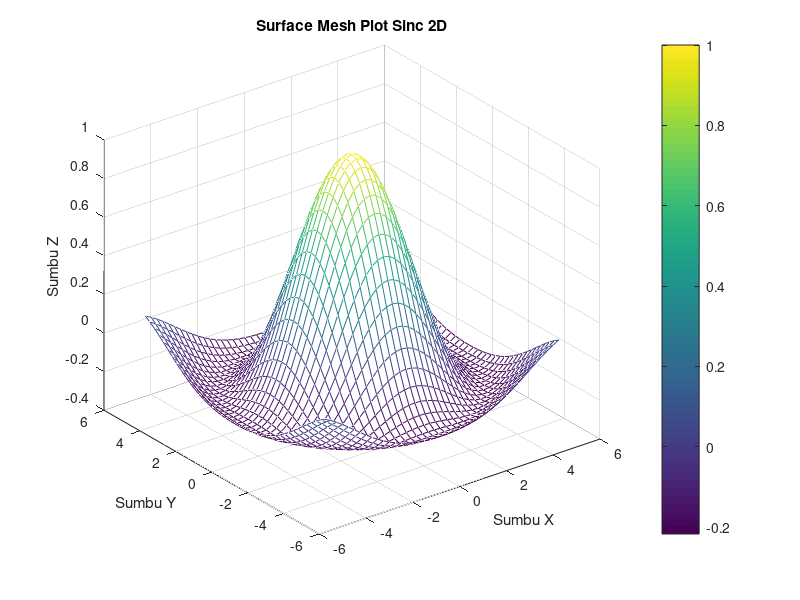

Reproduce this figure in MATLAB.
x = -5:0.25:5;
y = -5:0.25:5;
[X, Y] = meshgrid(x, y);

R = sqrt(X.^2 + Y.^2) + eps; % eps mencegah pembagian dengan nol
Z = sin(R) ./ R;

figure;
mesh(X, Y, Z);
xlabel('Sumbu X');
ylabel('Sumbu Y');
zlabel('Sumbu Z');
title('Surface Mesh Plot Sinc 2D');
colorbar;
